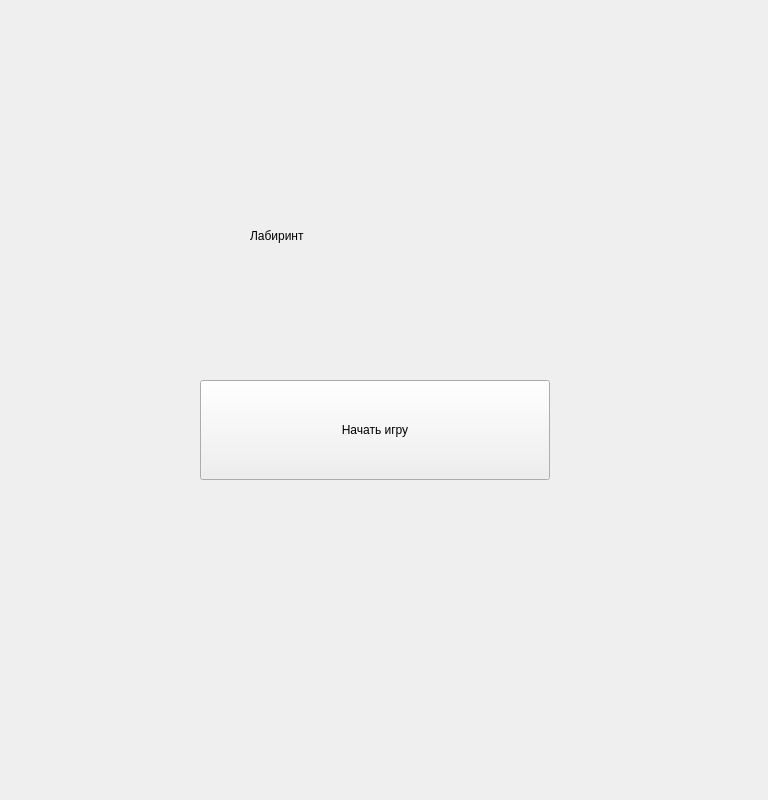
<?xml version="1.0" encoding="UTF-8"?>
<ui version="4.0">
 <class>MainWindow</class>
 <widget class="QMainWindow" name="MainWindow">
  <property name="enabled">
   <bool>true</bool>
  </property>
  <property name="geometry">
   <rect>
    <x>0</x>
    <y>0</y>
    <width>768</width>
    <height>800</height>
   </rect>
  </property>
  <property name="windowTitle">
   <string notr="true">Game</string>
  </property>
  <property name="styleSheet">
   <string notr="true"/>
  </property>
  <widget class="QWidget" name="centralwidget">
   <widget class="QPushButton" name="pushButton_2">
    <property name="geometry">
     <rect>
      <x>200</x>
      <y>380</y>
      <width>350</width>
      <height>100</height>
     </rect>
    </property>
    <property name="styleSheet">
     <string notr="true">font: 20pt &quot;Times New Roman&quot;;</string>
    </property>
    <property name="text">
     <string>Начать игру</string>
    </property>
    <property name="autoDefault">
     <bool>false</bool>
    </property>
    <property name="default">
     <bool>false</bool>
    </property>
    <property name="flat">
     <bool>false</bool>
    </property>
   </widget>
   <widget class="QLabel" name="label_2">
    <property name="geometry">
     <rect>
      <x>250</x>
      <y>160</y>
      <width>271</width>
      <height>151</height>
     </rect>
    </property>
    <property name="styleSheet">
     <string notr="true">font: 32pt &quot;Times New Roman&quot;;</string>
    </property>
    <property name="text">
     <string>Лабиринт</string>
    </property>
   </widget>
   <widget class="QLabel" name="label_pict">
    <property name="geometry">
     <rect>
      <x>0</x>
      <y>0</y>
      <width>768</width>
      <height>800</height>
     </rect>
    </property>
    <property name="text">
     <string/>
    </property>
    <property name="pixmap">
     <pixmap>../PICT/pict2.png</pixmap>
    </property>
   </widget>
   <widget class="QLabel" name="label5">
    <property name="geometry">
     <rect>
      <x>320</x>
      <y>70</y>
      <width>91</width>
      <height>41</height>
     </rect>
    </property>
    <property name="text">
     <string/>
    </property>
   </widget>
   <zorder>label_pict</zorder>
   <zorder>label_2</zorder>
   <zorder>pushButton_2</zorder>
   <zorder>label5</zorder>
  </widget>
 </widget>
 <resources/>
 <connections/>
</ui>
